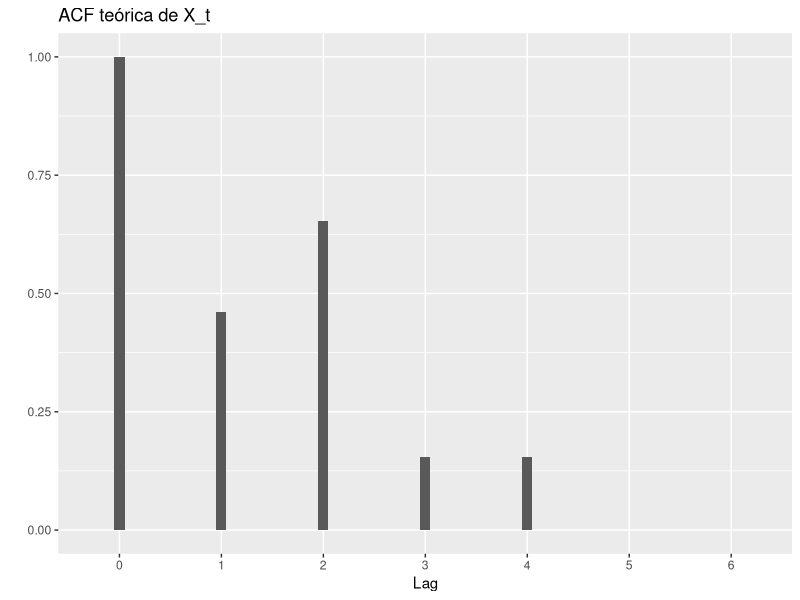
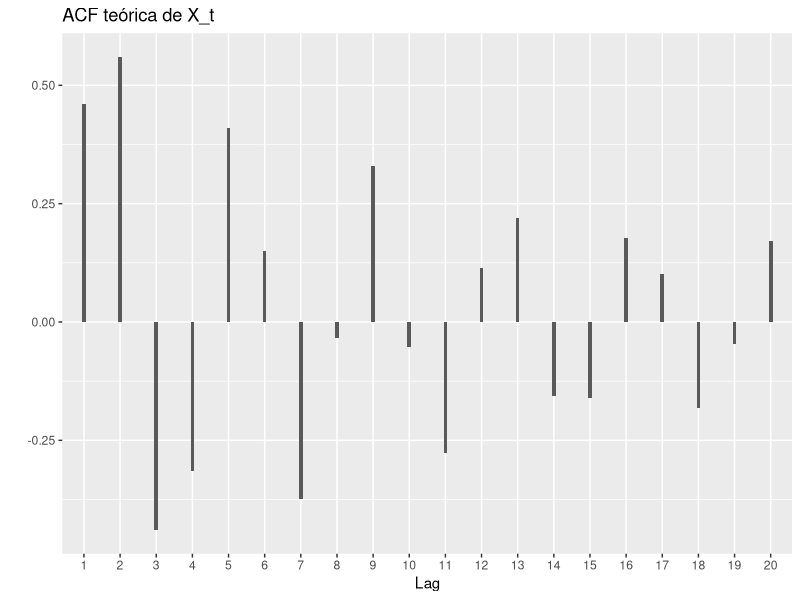
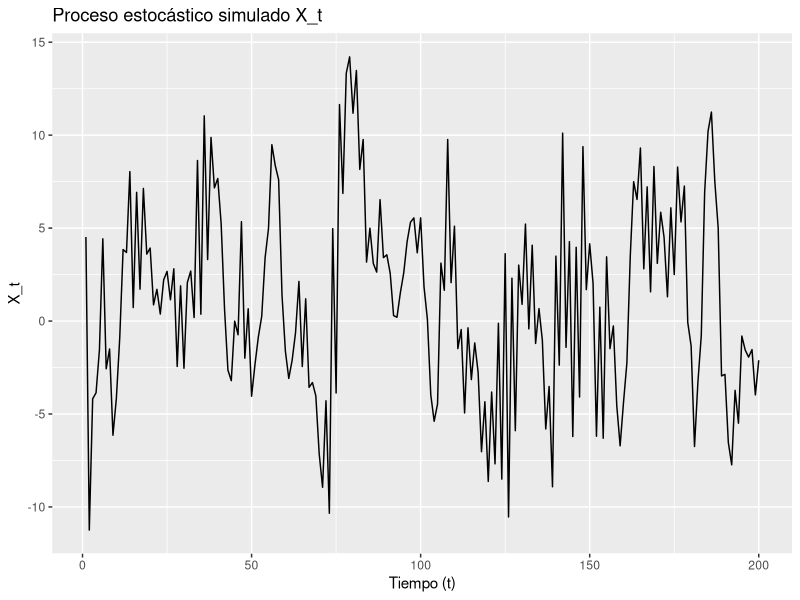
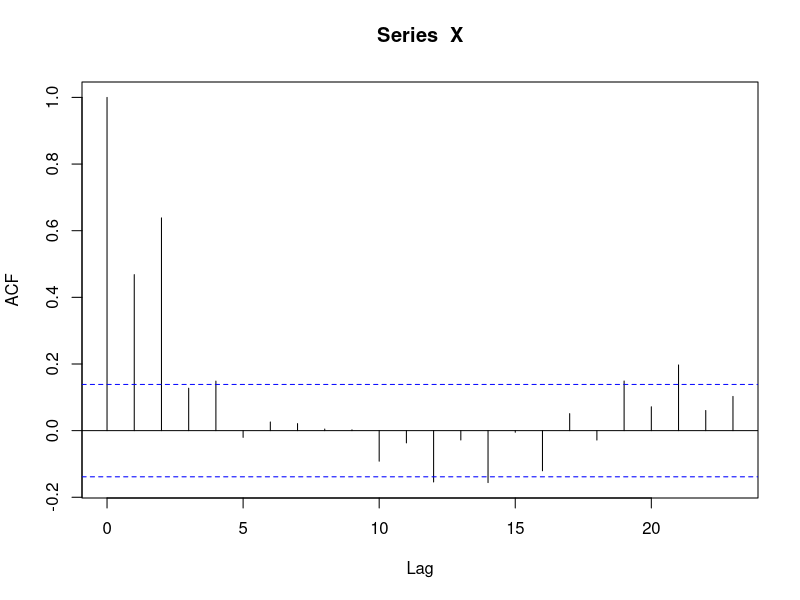
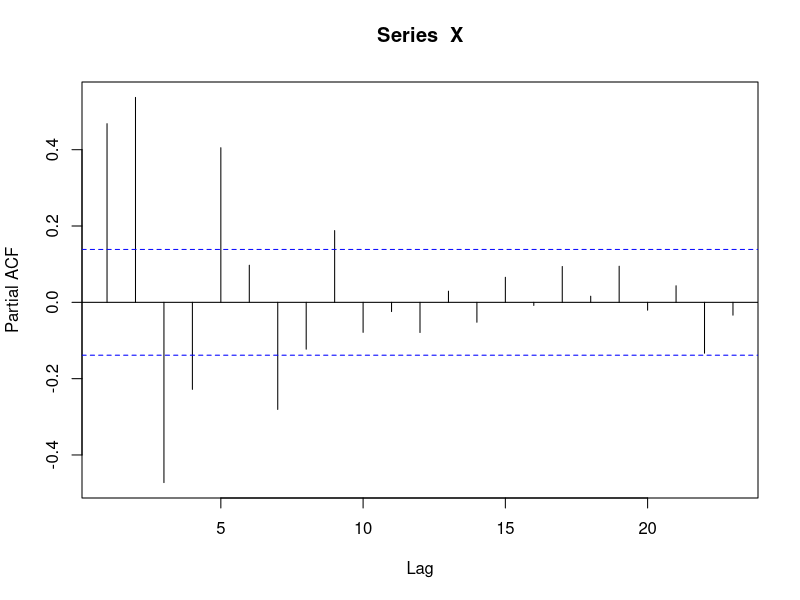
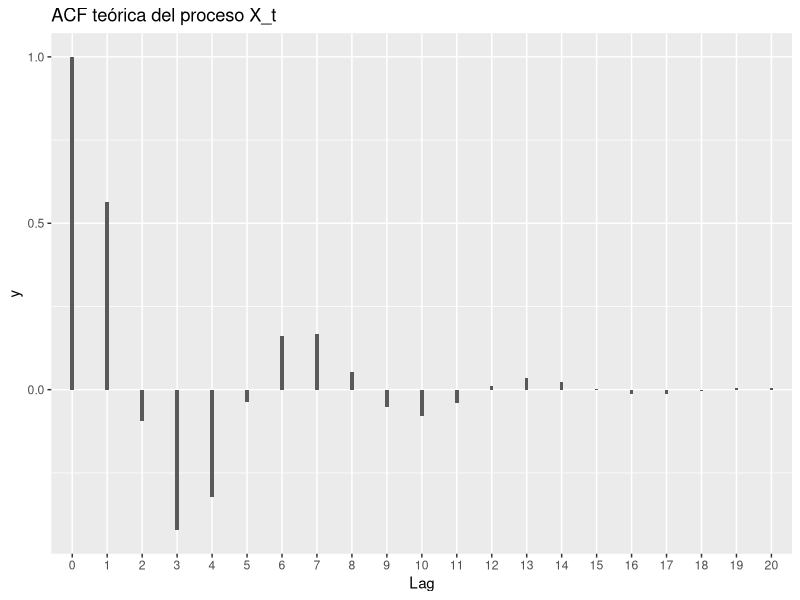
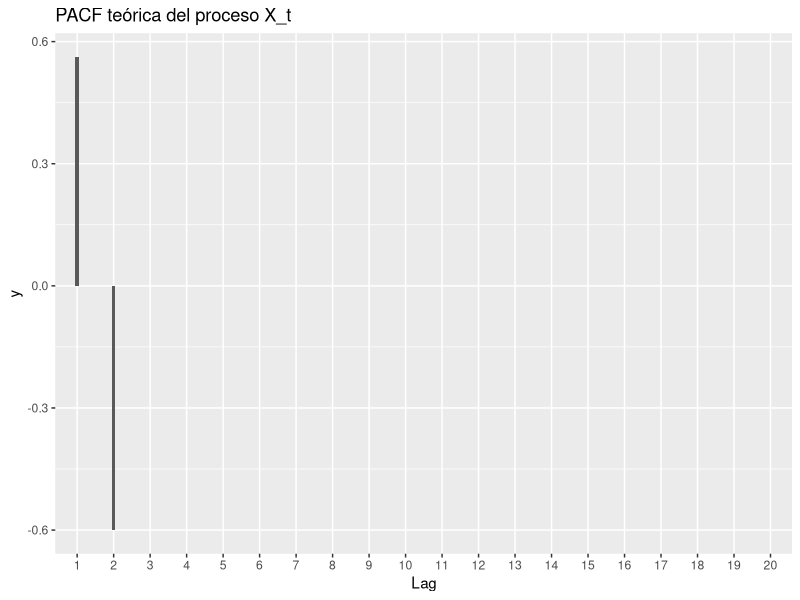
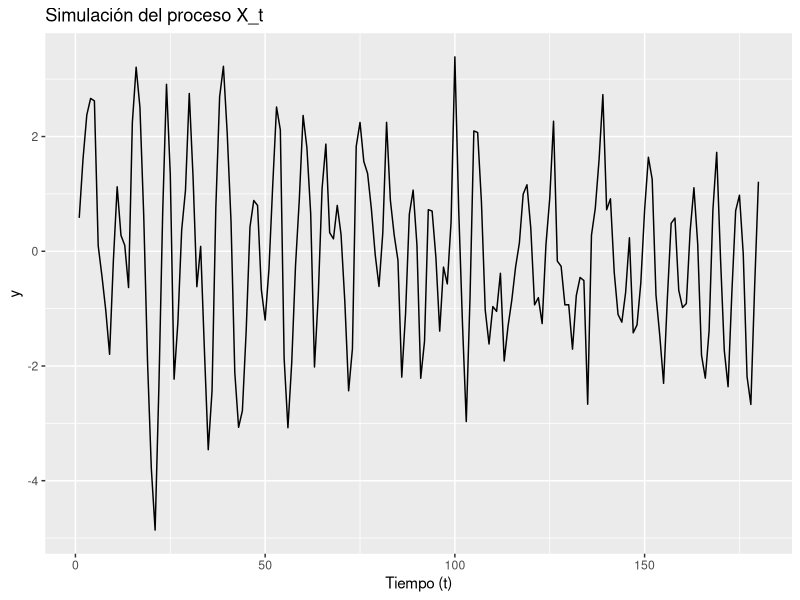

Generate these figures, in order, with R:
## ---- chunk 1
dias <- c("Monday" = "Lun",
          "Tuesday" = "Mar",
          "Wednesday" = "Mie",
          "Thursday" = "Jue",
          "Friday" = "Vie",
          "Saturday" = "Sab",
          "Sunday" = "Dom")
library(readxl)
library(tidyverse)
library(lubridate)
library(knitr)
library(xtable)
## ---- chunk 2
#| layout: [[45, 45]]

p <- function(k) {
  if (k > 4) {
    return(0)
  }
  return(c(1, 0.4615385, 0.6538462, 0.1538462, 0.1538462)[k + 1])
}

calcular <- FALSE

if (calcular) {
  phi <- c(0.4615385) # phi 11
  Phi <- function(n, k) {
    if (n == k) {
      return(phi[n])
    }
    else{
      return(Phi(n - 1, k) - phi[n] * Phi(n - 1, n - k))
      
    }
  }
  
  for (n in 2:20) {
    sn <- 0
    sd <- 0
    for (k in 1:(n - 1)) {
      sn <- sn + Phi(n - 1, k) * p(n - k)
      sd <- sd + Phi(n - 1, k) * p(k)
    }
    phi[n] <- (p(n) - sn) / (1 - sd)
  }
}

phi <- c(0.4615385, 0.5601504, -0.43962522, -0.31439315, 0.41014450, 0.1509651, -0.3730572, -0.0335281, 0.3285716, -0.0527841, -0.2773402, 0.1148472, 0.2206910, -0.1560573, -0.1608494, 0.1782139, 0.1010639, -0.1825514, -0.0455188, 0.1705496)


acf.teorico <- c(1, 0.4615385, 0.6538462, 0.1538462, 0.1538462, 0, 0)
lag <- as.factor(0:6)

data.frame(x = lag, y = acf.teorico) |> 
  ggplot(aes(x = x, y = y)) + 
  geom_col(width = 0.1) + 
  labs(title = "ACF teórica de X_t", x = "Lag", y = "") 

data.frame(x = as.factor(1:20), y = phi) |> 
  ggplot(aes(x = x, y = y)) + 
  geom_col(width = 0.1) + 
  labs(title = "ACF teórica de X_t", x = "Lag", y = "") 
## ---- chunk 3
#| layout: [[30, 30, 30]]
noise <- rnorm(1000, mean = 0, sd = sqrt(4.8))
n <- 850
X <- c()
for (i in 2:202) {
  x <- c(noise[i-2] + 0.5*noise[i-1] + 2*noise[i] + 0.5*noise[i+1] + noise[i+2])
  X <- c(X, x)
}

t <- 1:200
data.frame(t = t, x = X) |> 
  ggplot(aes(x = t, y = x)) + 
  geom_line() + 
  labs(title = "Proceso estocástico simulado X_t", x = "Tiempo (t)", y = "X_t")
acf(X)
pacf(X)
## ---- chunk 4
#| layout: [[45, 45], [32, 32, 32]]
data.frame(x = as.factor(0:20), y = ARMAacf(ar=c(0.9,-0.6), ma=0, 20, pacf=FALSE)) |> 
  ggplot(aes(x = x, y = y))+ 
  geom_col(width = 0.1) + labs(x = "Lag", title = "ACF teórica del proceso X_t")

data.frame(x = as.factor(1:20), y = ARMAacf(ar=c(0.9,-0.6), ma=0, 20, pacf=TRUE)) |> 
  ggplot(aes(x = x, y = y))+ 
  geom_col(width = 0.1) + labs(x = "Lag", title = "PACF teórica del proceso X_t")

X <- arima.sim(model = list(ar = c(0.9, -0.6)), n = 180)
data.frame(x = 1:180, y = X) |> ggplot(aes(x = x, y = y)) + geom_line() + labs(x = "Tiempo (t)", title = "Simulación del proceso X_t")

acf(X)
pacf(X)
## ---- chunk 5
data_19 <- read_excel("data/Afluencia_Metro_2019.xlsx",
                      range = "A4:W3566",
                      col_names = FALSE)
data_20 <- read_excel("data/Afluencia_Metro.xlsx",
                      range = "A4:W3767",
                      col_names = FALSE)
data_21 <- read_excel("data/Afluencia_2021.xlsx",
                      range = "A4:W4125",
                      col_names = FALSE)
## ---- chunk 6
metro.cols <- c(
  "fecha",
  "linea",
  "04:00",
  "05:00",
  "06:00",
  "07:00",
  "08:00",
  "09:00",
  "10:00",
  "11:00",
  "12:00",
  
  "13:00",
  "14:00",
  "15:00",
  "16:00",
  "17:00",
  "18:00",
  "19:00",
  "20:00",
  "21:00",
  "22:00",
  "23:00",
  "per.dia.tot"
) 

colnames(data_19) <- metro.cols
colnames(data_20) <- metro.cols
colnames(data_21) <- metro.cols
## ---- chunk 7
datos_juntos <- bind_rows(data_19, data_20, data_21)
## ---- chunk 8
rm(data_19, data_20, data_21)
## ---- chunk 9
datos_juntos$fecha <- datos_juntos$fecha |> as_date()
## ---- chunk 10
data <- pivot_longer(datos_juntos, 
                     cols = ends_with(":00"), 
                     names_to = "hora", 
                     values_to = "per.num")

data$hora <- hm(data$hora)
data$dia <- day(data$fecha)
data$dia.sem <- weekdays(data$fecha)
data$sem <- week(data$fecha)
data$mes <- month(data$fecha)
data$anio <- year(data$fecha)

data <- data |> mutate(dia.sem = case_when(dia.sem == 'Monday' ~ 'Lun',
                           dia.sem == 'Tuesday' ~ 'Mar',
                           dia.sem == 'Wednesday' ~ 'Mie',
                           dia.sem == 'Thursday' ~ 'Jue',
                           dia.sem == 'Friday' ~ 'Vie',
                           dia.sem == 'Saturday' ~ 'Sab',
                           dia.sem == 'Sunday' ~ 'Dom',
                           TRUE ~ '...'))
data$dia.sem <- factor(data$dia.sem, levels = c("Lun", "Mar", "Mie", "Jue", "Vie", "Sab", "Dom"))
## ---- chunk 11
data$linea <- data$linea |> tolower() 
dat_lin_A <- data |> filter(linea == "línea a")
dat_lin_B <- data |> filter(linea == "línea b")
## ---- chunk 12
dat_lin_A |> arrange(fecha, hora) |> head(5) %>%  kable(., digits = 5,  caption = "Línea A")
## ---- chunk 13
tbl <- dat_lin_B |> arrange(fecha, hora) |> head(5)
kable(tbl, caption = "Linea B",digits = 5)
## ---- chunk 14
#| fig-align: center


dat_lin_A <- dat_lin_A |>
  mutate(pandemia = if_else(fecha < dmy("23-03-2020"), "no", "si"))
dat_lin_B <- dat_lin_B |>
  mutate(pandemia = if_else(fecha < dmy("23-03-2020"), "no", "si"))
## ---- chunk 15
#| fig-width: 8
#| fig-height: 5
facet.names <- c(
  'si'="Antes de la pandemia",
  'no'="Después de la pandemia",
  'línea a' = 'Línea A',
  'línea b' = 'Línea B'
)

bind_rows(dat_lin_A, dat_lin_B) |>
  group_by(dia.sem, hora, pandemia, linea) |>
  summarise(promedio = mean(per.num, na.rm = TRUE)) |>
  ggplot() +
  geom_line(aes(x = as_datetime(hora), y = promedio, color = dia.sem)) +
  scale_x_datetime(breaks = "2 hour", date_labels =  "%H") + 
  facet_grid(cols = vars(pandemia), rows = vars(linea),
             labeller=as_labeller(facet.names), scales = "free") +
  labs(title = "Promedio de pasajeros por hora para la línea A y B", 
       x = "Hora de servicio", 
       y = "Promedio de pasajeros") +
  scale_color_discrete(name = "Dia de la\nSemana") + 
  theme_light() +
  theme(axis.text.x=element_text(angle=45))
## ---- chunk 16
dat_lin_A |> filter(pandemia == "no") |> 
  group_by(dia.sem, hora) |> 
  summarise(promedio = mean(per.num, na.rm=TRUE))
## ---- chunk 17
lin.a <- dat_lin_A |> 
  group_by(fecha) |> 
  summarise(per.dia.tot = sum(per.num, na.rm=TRUE))
lin.b <- dat_lin_B |> 
  group_by(fecha) |> 
  summarise(per.dia.tot = sum(per.num, na.rm=TRUE))

lin.a <- lin.a |>
  group_by(fecha) |> 
  summarise(dia = day(fecha), dia.sem = weekdays(fecha), 
            sem = week(fecha), mes = month(fecha), anio = year(fecha), per.dia.tot = per.dia.tot)
lin.a <- lin.a %>% mutate(dia.sem = case_when(dia.sem == 'Monday' ~ 'Lun',
                           dia.sem == 'Tuesday' ~ 'Mar',
                           dia.sem == 'Wednesday' ~ 'Mie',
                           dia.sem == 'Thursday' ~ 'Jue',
                           dia.sem == 'Friday' ~ 'Vie',
                           dia.sem == 'Saturday' ~ 'Sab',
                           dia.sem == 'Sunday' ~ 'Dom',
                           TRUE ~ '...'))
lin.a$dia.sem <- factor(lin.a$dia.sem, levels = c("Lun", "Mar", "Mie", "Jue", "Vie", "Sab", "Dom"))
lin.b <- lin.b |> 
  group_by(fecha) |> 
  summarise(dia = day(fecha), dia.sem = weekdays(fecha), 
            sem = week(fecha), mes = month(fecha), anio = year(fecha), per.dia.tot = per.dia.tot)

lin.b <- lin.b %>% mutate(dia.sem = case_when(dia.sem == 'Monday' ~ 'Lun',
                           dia.sem == 'Tuesday' ~ 'Mar',
                           dia.sem == 'Wednesday' ~ 'Mie',
                           dia.sem == 'Thursday' ~ 'Jue',
                           dia.sem == 'Friday' ~ 'Vie',
                           dia.sem == 'Saturday' ~ 'Sab',
                           dia.sem == 'Sunday' ~ 'Dom',
                           TRUE ~ '...'))
lin.b$dia.sem <- factor(lin.b$dia.sem, levels = c("Lun", "Mar", "Mie", "Jue", "Vie", "Sab", "Dom"))
## ---- chunk 18
kable(head(lin.a), caption = "Linea A",digits = 5)
## ---- chunk 19
kable(head(lin.b), caption = "Linea B", digits = 5)
## ---- chunk 20
#| fig-align: center
#| fig-height: 2.2
lin.a$linea <- "a"
lin.b$linea <- "b"

bind_rows(lin.a, lin.b) |> 
  ggplot(aes(x = fecha, y = per.dia.tot, color = linea)) +
  ylab("Personas")+
  labs(title = "Total de personas por dia", x = "Fecha", y = "Total de personas") +
  geom_line()
## ---- chunk 21
#| fig-align: center
#| fig-height: 2.2

# Esto es promedio por semana
bind_rows(lin.a, lin.b) |> 
  group_by(fecha = floor_date(fecha, unit = "week") ,linea) |> 
  summarise(prom.mes = mean(per.dia.tot)) |> 
  ggplot(aes(x = fecha, y = prom.mes, color = linea)) + 
  labs(y = "Personas", x = "Fecha")+
  
  labs(title = "Promedio de personas por semana")+
  geom_line()
## ---- chunk 22
#| fig-align: center

bind_rows(dat_lin_A, dat_lin_B) |>
  filter(pandemia == "no") |>
  group_by(fecha, linea) |>
  summarise(tot = mean(per.num, na.rm = TRUE)) |>
  ggplot(aes(x= fecha, y = tot)) + 
  geom_line() +
  facet_grid(rows = vars(linea), labeller=as_labeller(facet.names), scales = "free") +
  labs( y = "Promedio de personas", x = "Fecha")+
  labs(title = "Antes de la pandemia")

## ---- chunk 23
#| fig-align: center
bind_rows(dat_lin_A, dat_lin_B) |>
  filter(pandemia == "si") |>
  group_by(fecha, linea) |>
  summarise(tot = mean(per.num, na.rm = TRUE)) |>
  ggplot(aes(x= fecha, y = tot)) + 
  geom_line() +
  facet_grid(rows = vars(linea), labeller=as_labeller(facet.names), scales = "free") + 
  labs(y = "Promedio de personas", x = "Fecha")+
  labs(title = "Después de la pandemia")
## ---- chunk 24
#| fig-align: center
df.lin.A <- dat_lin_A |> filter(pandemia == "no")
df.lin.A$dia.sem <- df.lin.A$dia.sem |> as.factor()
df.lin.A$mes <- as.factor(df.lin.A$mes)

model.lin.A <- lm(per.dia.tot ~ fecha + dia.sem + mes, data = df.lin.A)
kable(xtable(summary(model.lin.A)))


df.lin.A$pred <- predict(model.lin.A, newdata = df.lin.A)
df.lin.A$per.dia.tot <- as.numeric(df.lin.A$per.dia.tot)
df.lin.A$pred <- as.numeric(df.lin.A$pred)

ajust <- df.lin.A |> gather(key="Linea", value="Cantidad", per.dia.tot, pred)


p1 <- ajust |> ggplot(aes(x = fecha, y = Cantidad,
                          col = Linea)) +
  geom_line() + labs(title = "Linea A antes de la pandemia") + guides(color = "none")
## ---- chunk 25
df.lin.A <- dat_lin_A |> filter(pandemia == "si")
df.lin.A$dia.sem <- df.lin.A$dia.sem |> as.factor()
df.lin.A$mes <- as.factor(df.lin.A$mes)

model.lin.A <- lm(per.dia.tot ~ fecha + dia.sem + mes, data = df.lin.A)
kable(xtable(summary(model.lin.A)))

df.lin.A$pred <- predict(model.lin.A, newdata = df.lin.A)
df.lin.A$per.dia.tot <- as.numeric(df.lin.A$per.dia.tot)
df.lin.A$pred <- as.numeric(df.lin.A$pred)

ajust <- df.lin.A |> gather(key="Linea", value="Cantidad", per.dia.tot, pred)


p2 <- ajust |> ggplot(aes(x = fecha, y = Cantidad,
                    col = Linea)) +
  geom_line()+ labs(title = "Linea A después de la pandemia") + guides(color = "none")

## ---- chunk 26
df.lin.B <- dat_lin_B |> filter(pandemia == "no")
df.lin.B$dia.sem <- as.factor(df.lin.B$dia.sem)
df.lin.B$mes <- as.factor(df.lin.B$mes)

model.lin.B <- lm(per.dia.tot ~ fecha + dia.sem + mes, data = df.lin.B)
kable(xtable(summary(model.lin.B)))


df.lin.B$pred <- predict(model.lin.B, newdata = df.lin.B)
df.lin.B$per.dia.tot <- as.numeric(df.lin.B$per.dia.tot)
df.lin.B$pred <- as.numeric(df.lin.B$pred)

ajust <- df.lin.B |> gather(key="Linea", value="Cantidad", per.dia.tot, pred)


p3 <- ajust |> ggplot(aes(x = fecha, y = Cantidad,
                    col = Linea)) +
  geom_line()+ labs(title = "Linea B antes de la pandemia") + guides(color = "none")

## ---- chunk 27
df.lin.B.p <- dat_lin_B |> filter(pandemia == "si")
df.lin.B.p$dia.sem <- as.factor(df.lin.B.p$dia.sem)
df.lin.B.p$mes <- as.factor(df.lin.B.p$mes)

model.lin.B.p <- lm(per.dia.tot ~ fecha + dia.sem + mes, data = df.lin.B.p)

kable(xtable(summary(model.lin.B.p)))


df.lin.B.p$pred <- predict(model.lin.B.p, newdata = df.lin.B.p)
df.lin.B.p$per.dia.tot <- as.numeric(df.lin.B.p$per.dia.tot)
df.lin.B.p$pred <- as.numeric(df.lin.B.p$pred)

ajust <- df.lin.B.p |> gather(key="Linea", value="Cantidad", per.dia.tot, pred)


p4 <- ajust |> ggplot(aes(x = fecha, y = Cantidad,
                    col = Linea)) + geom_line()+ labs(title = "Linea B después de la pandemia") + guides(color = "none")


## ---- chunk 28
#| fig-height: 5
#| fig-align: center
#| layout: [[42, 42], [42, 42]]

p1
p2
p3
p4
